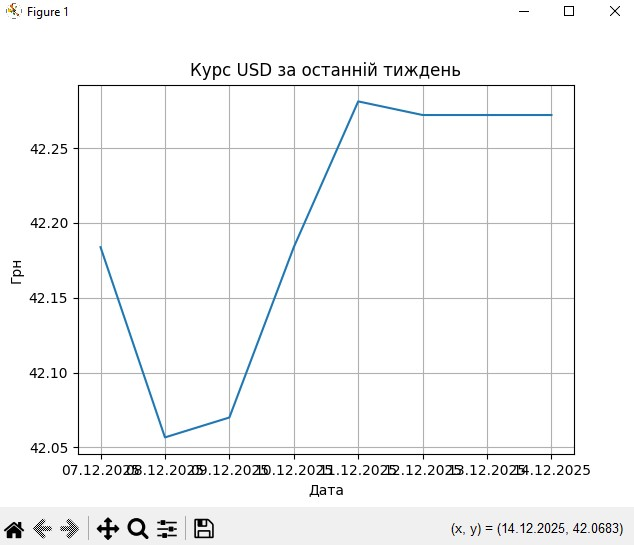

This figure's Python source:
import json
import matplotlib.pyplot as plt

with open("results/usd_rates.json", encoding="utf-8") as f:
    data = json.load(f)

dates = []
rates = []

for item in data:
    dates.append(item["exchangedate"])
    rates.append(item["rate"])

plt.plot(dates, rates)
plt.title("Курс USD за останній тиждень")
plt.xlabel("Дата")
plt.ylabel("Грн")
plt.grid()

plt.savefig("results/usd_plot.png")
plt.show()
